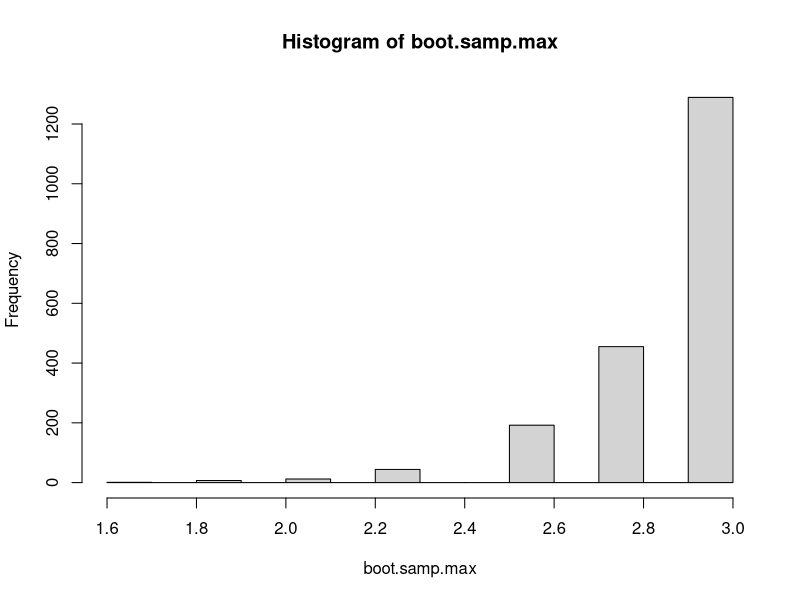

Recreate this plot in R.
# An example of a Bootstrap fail is when trying to approximate a max() parameter:
x <- c(1.891304, 2.909405, 1.417487, 1.386373, 1.070313, 1.031299, 2.010315,   
       2.537558, 1.424424, 2.286100, 1.385528, 1.608154, 1.102906, 2.753568,    
       1.010469)
n <- length(x)
B <- 2000
boot.samp.max <- sapply(1:B, function(i){max(sample(x, size = n, replace = T))})
hist(boot.samp.max)
